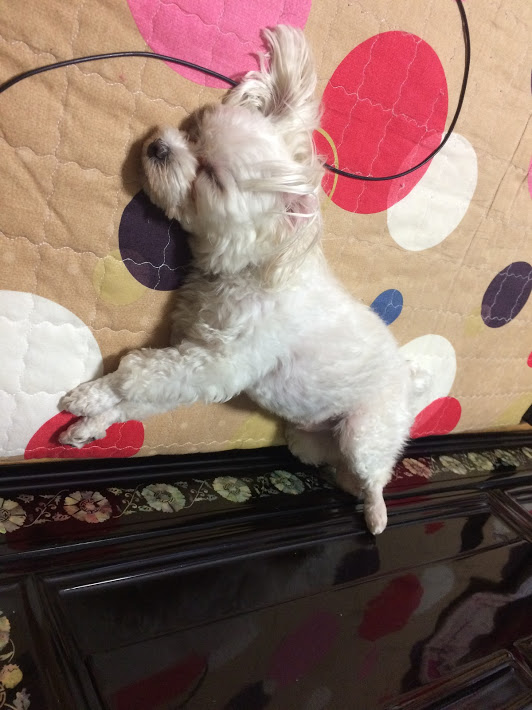
//> input picture TickMeter/hodu2.JPG, 532 x 710 px
$ ./TickMeter   (built with g++ and OpenCV 4)
//> lines starting //> are read from the running program, lines starting //| are printed output that depends on the picture
// TickMeter.cpp : This file contains the 'main' function. Program execution begins and ends there.
//
#include "opencv2/opencv.hpp"
#include <iostream>

using namespace cv;
using namespace std;

void time_inverse();

int main()
{
    time_inverse();

    return 0;
}

void time_inverse()
{
    Mat src = imread("hodu2.jpg", IMREAD_GRAYSCALE);
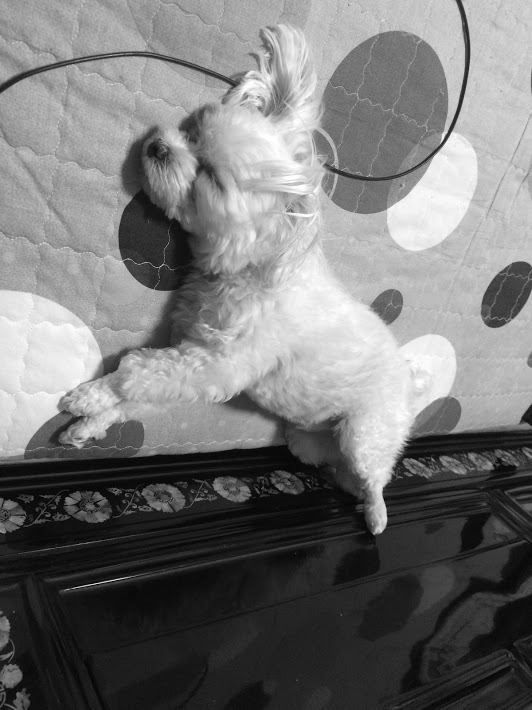
//> src: 710 rows x 532 cols, CV_8UC1; min 0, max 255, mean 118.7

    if (src.empty()) {
        cerr << "Image load failed!" << endl;
        return;
    }

    Mat dst(src.rows, src.cols, src.type());

    TickMeter tm;
    tm.start();

    for (int j = 0; j < src.rows; j++)
    {
        for (int i = 0; i < src.cols; i++)
        {
            dst.at<uchar>(j, i) = 255 - src.at<uchar>(j, i);
        }
    }
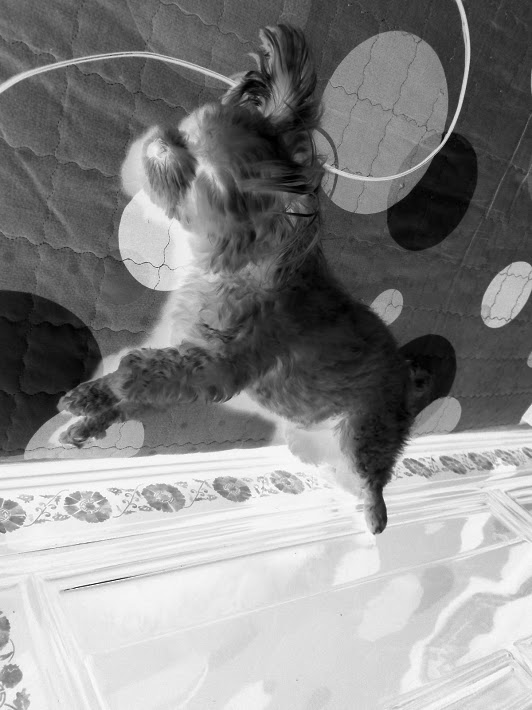
//> dst: 710 rows x 532 cols, CV_8UC1; min 0, max 255, mean 136.3

    tm.stop();
    cout << "Image inverse took " << tm.getTimeMilli() << "ms." << endl;

    imshow("dst", dst);
    waitKey(0);
    destroyAllWindows();
}
